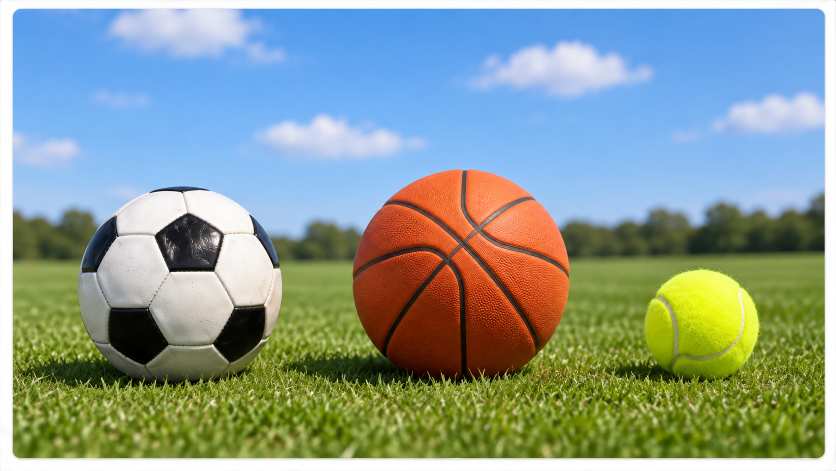
#> input picture images/multi_balls_test.jpg, 1672 x 941 px (shown at 1/2 size); its folder holds only this picture in this run
$ python -i component_detector.py   (imports and definitions only)
#> lines starting #> are read from the running program, lines starting #| are printed output that depends on the picture; after the words box and inside, x2 and y2 are one past the last pixel; in counts of white or black regions, pixels touching at a corner belong together
#> further down, picture is the input picture: shape (941, 1672, 3); mean B, G, R 146.5, 155.8, 138.3
### ai/perception/circuits/terminal_detector.py
"""backend/circuits/perception/terminal_detector.py

Localizes component electrical lead terminals using Principal Component Analysis (PCA)
and wire skeleton boundary intersections.
Supports horizontal, vertical, and rotated textbook components.
"""
from __future__ import annotations

import math
from typing import List, Optional, Tuple

import cv2
import numpy as np

try:
    from shared.schemas.circuit_models import Component, Point, Terminal
except (ImportError, ValueError):
    from ..models import Component, Point, Terminal


class TerminalDetector:
    """Detects component lead endpoints along principal axes."""

    def detect_terminals(
        self,
        component_id: str,
        bbox_source_px: list[float],
        orientation_rad: float = 0.0,
        wire_skeleton: Optional[np.ndarray] = None,
    ) -> list[Terminal]:
        """Calculates the two terminal lead positions for a 2-terminal component."""
        x1, y1, x2, y2 = bbox_source_px
        w = max(1.0, x2 - x1)
        h = max(1.0, y2 - y1)
        cx = (x1 + x2) / 2.0
        cy = (y1 + y2) / 2.0

        # If width > height, horizontal orientation (angle ~ 0)
        is_horizontal = w >= h
        if abs(math.cos(orientation_rad)) > abs(math.sin(orientation_rad)):
            is_horizontal = True

        if is_horizontal:
            # Terminals on left and right borders
            t1 = Terminal(
                id=f"{component_id}.a",
                position=Point(x=x1, y=cy),
                confidence=0.96,
            )
            t2 = Terminal(
                id=f"{component_id}.b",
                position=Point(x=x2, y=cy),
                confidence=0.96,
            )
        else:
            # Terminals on top and bottom borders
            t1 = Terminal(
                id=f"{component_id}.a",
                position=Point(x=cx, y=y1),
                confidence=0.96,
            )
            t2 = Terminal(
                id=f"{component_id}.b",
                position=Point(x=cx, y=y2),
                confidence=0.96,
            )

        return [t1, t2]

    # [12 lines left out: function estimate_orientation_pca, not called in this run]

### ai/perception/circuits/component_detector.py
"""backend/circuits/perception/component_detector.py

Detects electrical symbols (resistors, batteries, switches, meters, capacitors, bulbs)
from schematic imagery using shape analysis, circle detection, and aspect ratios.
"""
from __future__ import annotations

import math
from typing import List, Optional, Tuple

import cv2
import numpy as np

try:
    from shared.schemas.circuit_models import Component, Parameter
except (ImportError, ValueError):
    from ..models import Component, Parameter
from .terminal_detector import TerminalDetector


class ComponentDetector:
    """Detects standard schematic components and their bounding boxes."""

    def __init__(self) -> None:
        self.terminal_detector = TerminalDetector()

    def detect(self, image_bgr: np.ndarray, text_mask: Optional[np.ndarray] = None) -> list[Component]:
        """Scans image for standard electrical components."""
        h, w = image_bgr.shape[:2]
#> h = 941; w = 1672
        gray = cv2.cvtColor(image_bgr, cv2.COLOR_BGR2GRAY)
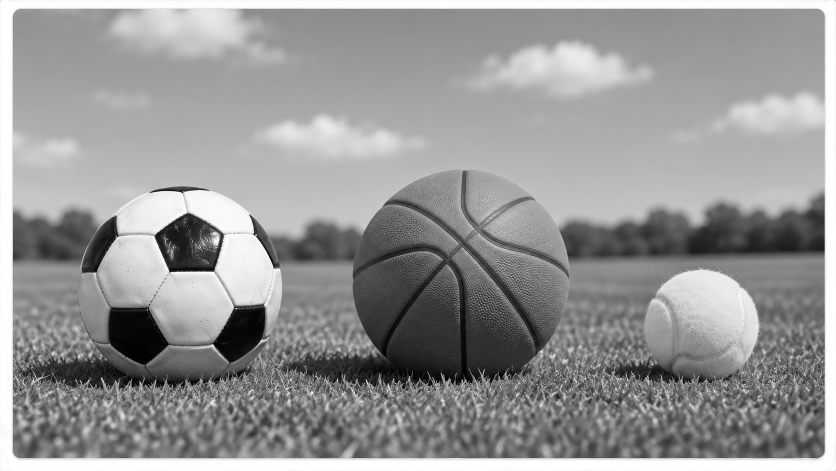
#> gray: shape (941, 1672) (shown at 1/2 size); min 0, max 255, mean 149.5

        # Adaptive thresholding
        binary = cv2.adaptiveThreshold(
            gray, 255, cv2.ADAPTIVE_THRESH_GAUSSIAN_C, cv2.THRESH_BINARY_INV, 25, 9
        )
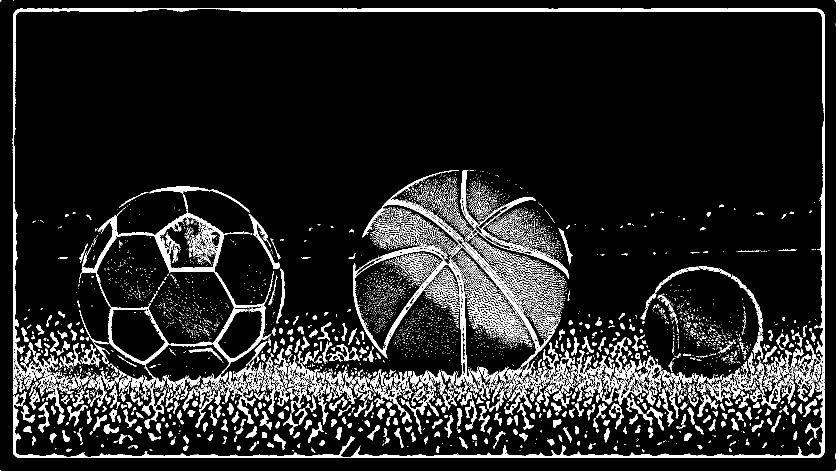
#> binary: shape (941, 1672) (shown at 1/2 size); 11.6% white; 6295 white regions (5385 under 20 px), largest, box (x1, y1, x2, y2) and area: (25, 16, 1650, 916) 30416, (159, 373, 547, 843) 15218, (706, 340, 1110, 772) 12041
        if text_mask is not None:
            binary[text_mask > 0] = 0

        components: list[Component] = []
        r_counter = 1
        v_counter = 1
        s_counter = 1
        m_counter = 1

        # 1. Circle detection for Ammeters, Voltmeters, Bulbs
        blurred = cv2.GaussianBlur(gray, (5, 5), 0)
        circles = cv2.HoughCircles(
            blurred,
            cv2.HOUGH_GRADIENT,
            dp=1.2,
            minDist=35,
            param1=50,
            param2=30,
            minRadius=15,
            maxRadius=int(min(h, w) * 0.15),
        )
#> circles = 409 rows, first 8: [964.2, 657, 140.3], [1402.2, 652.2, 113.9], [927, 700.2, 137.6], [934.2, 505.8, 112.6], [808.2, 654.6, 140.3], [900.6, 724.2, 137.6], [876.6, 675, 137.6], [916.2, 643.8, 140.3]

        occupied_mask = np.zeros((h, w), dtype=np.uint8)

        if circles is not None:
            circles = np.uint16(np.around(circles))
#> circles = 409 rows, first 8: [964, 657, 140], [1402, 652, 114], [927, 700, 138], [934, 506, 113], [808, 655, 140], [901, 724, 138], [877, 675, 138], [916, 644, 140]
            for c in circles[0, :]:
                cx, cy, r = int(c[0]), int(c[1]), int(c[2])
                pad = r + 4
                x1 = max(0, cx - pad)
                y1 = max(0, cy - pad)
                x2 = min(w, cx + pad)
                y2 = min(h, cy + pad)

                # Crop circle interior and inspect text/letter
                roi = gray[max(0, cy - r):min(h, cy + r), max(0, cx - r):min(w, cx + r)]
                ctype = "ammeter"  # default meter
                cid = f"A{m_counter}"

                bbox = [float(x1), float(y1), float(x2), float(y2)]
                terms = self.terminal_detector.detect_terminals(cid, bbox)

                components.append(
                    Component(
                        id=cid,
                        type=ctype,
                        terminals=terms,
                        bbox_source_px=bbox,
                        parameters={},
                        confidence=0.92,
                    )
                )
                m_counter += 1
                cv2.circle(occupied_mask, (cx, cy), r + 8, 255, -1)
#> this loop made 409 passes
#> (r, pad) on passes 1 to 3: (140, 144), (114, 118), (138, 142)
#> pass 1, in detect, `roi = gray[max(0, cy - r):min(h, cy + r), max(0, cx - r):min(w, cx + r)]`:
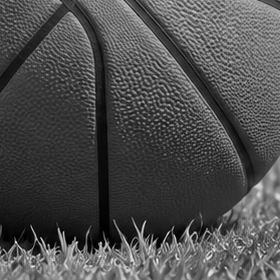
#> roi: shape (280, 280); min 0, max 240, mean 76.7
#> pass 2, in detect, `roi = gray[max(0, cy - r):min(h, cy + r), max(0, cx - r):min(w, cx + r)]`:
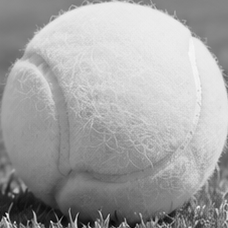
#> roi: shape (228, 228); min 0, max 246, mean 163.4
#> pass 3, in detect, `roi = gray[max(0, cy - r):min(h, cy + r), max(0, cx - r):min(w, cx + r)]`:
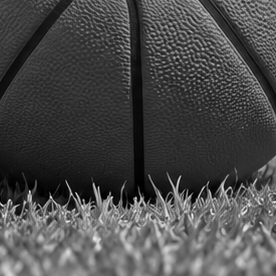
#> roi: shape (276, 276); min 0, max 242, mean 74
#> after the loop:
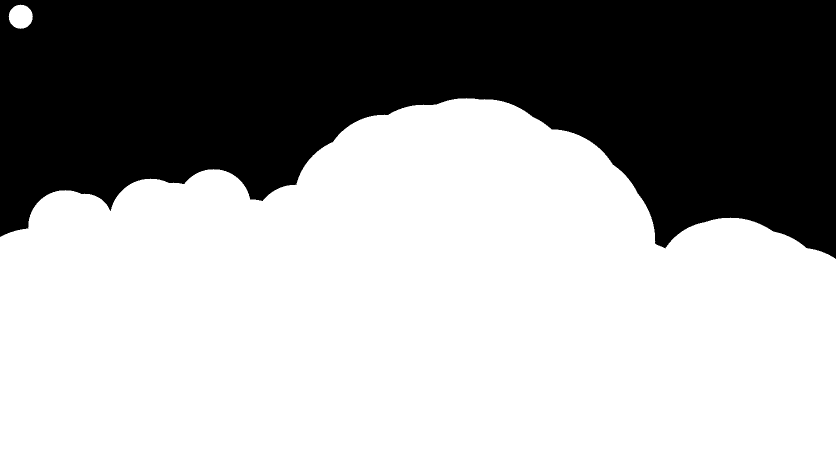
#> occupied_mask: shape (941, 1672) (shown at 1/2 size); 63.2% white; 1 black region, box (x1, y1, x2, y2) and area: (0, 0, 1672, 518) 579512

        # 2. Contour-based detection for Resistors and Sources
        contours, _ = cv2.findContours(binary, cv2.RETR_TREE, cv2.CHAIN_APPROX_SIMPLE)

        for c in contours:
            area = cv2.contourArea(c)
            # Component symbols typically have area between 150 and 8000
            if 150 < area < 10000:
                bx, by, bw, bh = cv2.boundingRect(c)
                # Skip if already inside a detected meter
                if occupied_mask[by + bh // 2, bx + bw // 2] > 0:
                    continue

                aspect = bw / max(1.0, bh)
                # Resistors often have aspect > 1.8 (horizontal) or < 0.55 (vertical)
                # or rectangular boxes (IEC resistor standard)
                if aspect > 1.8 or aspect < 0.55:
                    peri = cv2.arcLength(c, True)
                    approx = cv2.approxPolyDP(c, 0.03 * peri, True)

                    cid = f"R{r_counter}"
                    bbox = [float(bx), float(by), float(bx + bw), float(by + bh)]
                    terms = self.terminal_detector.detect_terminals(cid, bbox)

                    components.append(
                        Component(
                            id=cid,
                            type="resistor",
                            terminals=terms,
                            bbox_source_px=bbox,
                            parameters={"resistance_ohm": Parameter(value=10.0, unit="ohm", source="default")},
                            confidence=0.90,
                        )
                    )
                    r_counter += 1
                    cv2.rectangle(occupied_mask, (bx, by), (bx + bw, by + bh), 255, -1)
#> this loop made 7372 passes
#> c on passes 1 to 3: [[1671, 940]], [[0, 940]], [[1671, 908], [1671, 917]]

        # If no voltage source was detected, propose one on the leftmost or bottom branch
        if not any(c.type in ("voltage_source", "battery") for c in components):
            # Propose default DC source on the left vertical or bottom branch
            cid = f"V{v_counter}"
            source_bbox = [float(w * 0.10), float(h * 0.35), float(w * 0.20), float(h * 0.55)]
            terms = self.terminal_detector.detect_terminals(cid, source_bbox)
            components.append(
                Component(
                    id=cid,
                    type="voltage_source",
                    terminals=terms,
                    bbox_source_px=source_bbox,
                    parameters={"voltage_v": Parameter(value=12.0, unit="V", source="default")},
                    confidence=0.88,
                )
            )

        return components

>>> import cv2
>>> picture = cv2.imread('../../../images/multi_balls_test.jpg')
>>> result = ComponentDetector().detect(picture)
